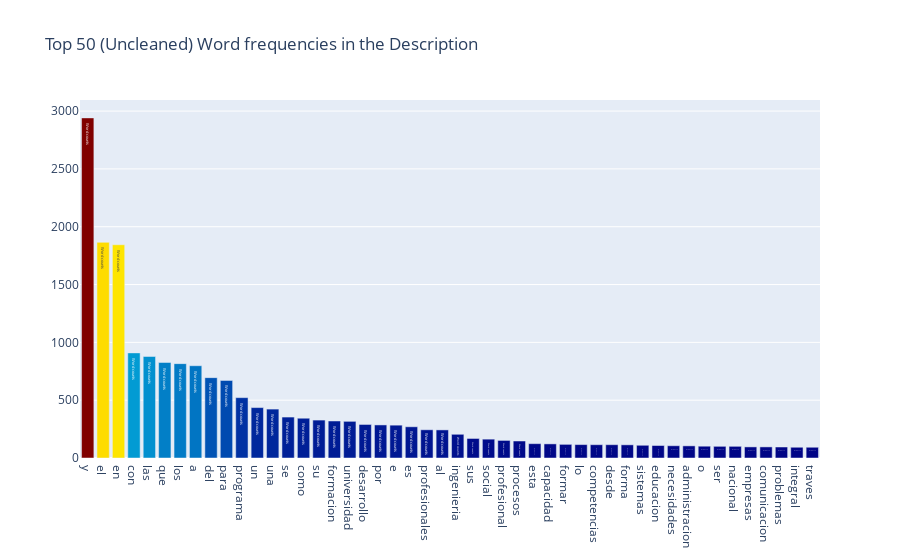

Notebook code for this chart:
### Code cell
all_words = df1['description'].str.split(expand=True).unstack().value_counts()
data = [go.Bar(
            x = all_words.index.values[2:50],
            y = all_words.values[2:50],
            marker= dict(colorscale='Jet',
                         color = all_words.values[2:100]
                        ),
            text='Word counts'
    )]

layout = go.Layout(
    title='Top 50 (Uncleaned) Word frequencies in the Description'
)

fig = go.Figure(data=data, layout=layout)

py.iplot(fig, filename='basic-bar')

### Figure 1 — Plotly figure (JSON) as saved in the notebook; plotly's stock layout.template omitted (floating-point values rounded to 4 significant figures)
{"data": [{"marker": {"color": [2941, 1865, 1844, 909, 878, 826, 816, 798, 695, 671, 522, 436, 423, 354, 344, 328, 320, 317, 290, 286, 284, 270, 244, 243, 205, 169, 163, 152, 147, 124, 122, 118, 116, 115, 115, 114, 110, 108, 106, 105, 102, 101, 101, 96, 96, 95, 93, 93, 90, 86, 86, 84, 84, 83, 82, 81, 81, 81, 78, 78, 77, 75, 75, 73, 73, 72, 71, 71, 71, 70, 69, 69, 68, 67, 66, 65, 64, 64, 64, 62, 61, 60, 60, 59, 59, 58, 57, 56, 56, 55, 54, 54, 54, 54, 52, 51, 51, 50], "colorscale": [[0, "rgb(0,0,131)"], [0.2, "rgb(0,60,170)"], [0.4, "rgb(5,255,255)"], [0.6, "rgb(255,255,0)"], [0.8, "rgb(250,0,0)"], [1, "rgb(128,0,0)"]]}, "text": "Word counts", "type": "bar", "x": ["y", "el", "en", "con", "las", "que", "los", "a", "del", "para", "programa", "un", "una", "se", "como", "su", "formacion", "universidad", "desarrollo", "por", "e", "es", "profesionales", "al", "ingenieria", "sus", "social", "profesional", "procesos", "esta", "capacidad", "formar", "lo", "competencias", "desde", "forma", "sistemas", "educacion", "necesidades", "administracion", "o", "ser", "nacional", "empresas", "comunicacion", "problemas", "integral", "traves"], "y": [2941, 1865, 1844, 909, 878, 826, 816, 798, 695, 671, 522, 436, 423, 354, 344, 328, 320, 317, 290, 286, 284, 270, 244, 243, 205, 169, 163, 152, 147, 124, 122, 118, 116, 115, 115, 114, 110, 108, 106, 105, 102, 101, 101, 96, 96, 95, 93, 93]}], "layout": {"title": {"text": "Top 50 (Uncleaned) Word frequencies in the Description"}}}
